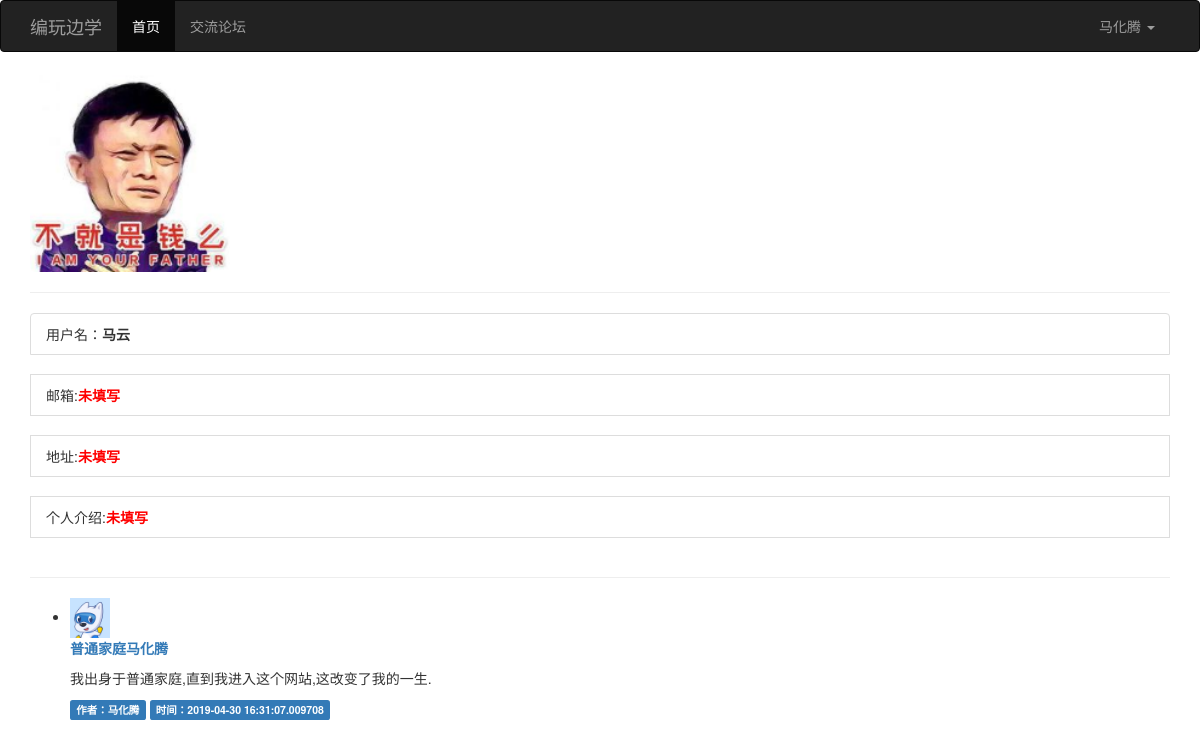
Screenshot of /user_detail/2 (signed in) with the database file from the repository.
### main.py (models this page shows)
class User(db.Model):
    __tablename__ = 'users'
    id = db.Column(db.Integer, primary_key=True)
    username = db.Column(db.String(16), nullable=False, unique=True)
    password = db.Column(db.String(100), nullable=False)
    email = db.Column(db.String(64), nullable=True)
    address = db.Column(db.String(50), nullable=True)
    info = db.Column(db.String(100), nullable=True)
    stage = db.Column(db.Integer, default='0')
    real_avatar = db.Column(db.String(100))

class Post(db.Model):
    __tablename__ = 'posts'
    id = db.Column(db.Integer, primary_key=True, autoincrement=True)
    title = db.Column(db.String(100), nullable=False)
    content = db.Column(db.Text, nullable=False)
    create_time = db.Column(db.DateTime, default=datetime.now)
    author_id = db.Column(db.Integer, db.ForeignKey('users.id'))
    author = db.relationship('User', backref=db.backref('posts'))

### main.py (the view)
@app.route('/user_detail/<user_id>')
def user_detail(user_id):
    user = User.query.filter(User.id == user_id).first()
    posts = Post.query.filter(User.id == user_id).all()
    count = len(posts)
    return render_template(
        'user_detail.html',
        user=user,
        posts=posts,
        count=count)

### main.py (called while the page is built)
@app.context_processor
def my_context_processor():
    user_id = session.get('user_id')
    if user_id:
        user = User.query.filter(User.id == user_id).first()
        if user:
            return {'um': user}
    return {}

### templates/user_detail.html (shortened to what this page needs)
{% extends "base.html" %}
{% block content %}
    <div class="container">
        {% if um.real_avatar %}
            <img style="width:200px;height:200px;" class="img-rounded profile-thumbnail" src="{{ user.real_avatar }}">
        {% else %}
            <img class="img-rounded profile-thumbnail" src="{{ url_for('static',filename='code200.png') }}">
        {% endif %}
        <hr>
        <ul class="list-group">
            {% if user.username %}
                <li class="list-group-item">用户名：<b>{{ user.username }}</b></li>
                <br>
                {% if user.email %}
                    <li class="list-group-item">邮箱：<b>{{ user.email }}</b></li>
                {% else %}
                    <li class="list-group-item">邮箱:<b style="color:red;">未填写</b></li>
                {% endif %}
                <br>
                {% if user.address %}
                    <li class="list-group-item"> 地址：
                        <b>
                            <a href="http://map.baidu.com/?newmap=1&ie=utf-8&s=s%26wd%3D{{ user.address }}"
                               target="_blank">{{ user.address }}</a>
                        </b></li>
                {% else %}
                    <li class="list-group-item">地址:<b style="color:red;">未填写</b></li>
                {% endif %}
                <br>
                {% if user.info %}
                    <li class="list-group-item">个人介绍：<b>{{ user.info }}</b></li>
                {% else %}
                    <li class="list-group-item">个人介绍:<b style="color:red;">未填写</b></li>
                {% endif %}
            {% endif %}
            <p><br>
            </p>
        </ul>
        <hr>
        <ul class="posts">
            {% for post in posts %}
                {% if um.id == post.id %}
                    <li class="post">
                        <div class="post-thumbnail">
                            <img style="width:40px;height:40px;" src="{{ url_for('static',filename='code200.png') }}"
                                 alt=""
                                 class="avatar">
                        </div>
                        <div class="post-content">
                            <div class="post-body">
                                <p style="color:blue">
                                    <b>
                                        <a href="{{ url_for('detail',post_id=post.id) }}">{{ post.title }}</a>
                                    </b>
                                </p>
                                <p><span>{{ post.content }}</span></p>
                            </div>
                        </div>
                        <div class="post-footer">
                            <span class="label label-primary">作者：{{ post.author.username }}</span>
                            <span class="label label-primary">时间：{{ post.create_time }}</span>
                        </div>
                    </li>
                {% endif %}
            {% endfor %}
        </ul>
    </div>
{% endblock %}

### templates/base.html (shortened to what this page needs)
{% extends "bootstrap/base.html" %}
{% block navbar %}
    <nav class="navbar navbar-inverse">
        <div class="container">
            <div class="navbar-header">
                <a class="navbar-brand" href="#">编玩边学</a>
            </div>
            <div class="collapse navbar-collapse" id="bs-example-navbar-collapse-1">
                <ul class="nav navbar-nav">
                    <li class="active"><a href="{{ url_for('index') }}">首页<span class="sr-only">(current)</span></a>
                    </li>
                    {% if um %}
                        <li><a href="{{ url_for("forum_index") }}">交流论坛</a></li>
                    {% else %}
                        <li><a href="{{ url_for("login") }}">交流论坛</a></li>
                    {% endif %}
                </ul>
                <ul class="nav navbar-nav navbar-right">
                    {% if um %}
                        <li class="dropdown">
                            <a href="#" class="dropdown-toggle" data-toggle="dropdown" role="button"
                               aria-haspopup="true" aria-expanded="false">{{ um.username }} <span class="caret"></span></a>
                        </li>
                    {% else %}
                        <li><a href="{{ url_for('login') }}">登录</a></li>
                        <li><a href="{{ url_for('register') }}">注册</a></li>
                    {% endif %}
                </ul>
            </div>
        </div>
    </nav>
{% endblock %}

### rows the page displays
User: username "马化腾"
User: real_avatar (picture), username "马云"
Post: title "普通家庭马化腾", content "我出身于普通家庭,直到我进入这个网站,这改变了我的一生.", author.username "马化腾", create_time "2019-04-30 16:31:07.009708"
